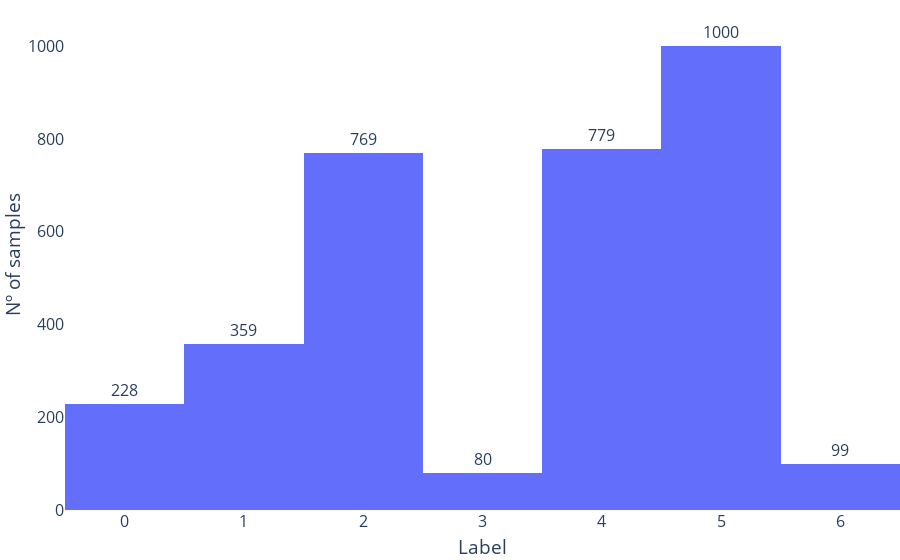

Source (notebook cell):
### Code cell
labels = [label for _, label in undersampled_data]

fig = go.Figure()
fig.add_trace(go.Histogram(x=labels, name='undersampled'))

# increase font size to 14
fig.update_layout(font=dict(size=16))

fig.update_traces(texttemplate='%{y}', textposition='outside')
fig.update_layout(plot_bgcolor='white')
fig.update_yaxes(range=[0, 1100])
fig.update_xaxes(title_text='Label')
fig.update_yaxes(title_text='Nº of samples')
fig.update_layout(margin=dict(l=0, r=0, t=0, b=0))

### Figure 1 — Plotly figure (JSON) as saved in the notebook; plotly's stock layout.template omitted (floating-point values rounded to 4 significant figures; data arrays with more than 128 entries replaced by an {"elided": "..."} marker saying what was removed)
{"data": [{"name": "undersampled", "textposition": "outside", "texttemplate": "%{y}", "type": "histogram", "x": {"elided": "3314 int values"}}], "layout": {"font": {"size": 16}, "margin": {"b": 0, "l": 0, "r": 0, "t": 0}, "plot_bgcolor": "white", "xaxis": {"title": {"text": "Label"}}, "yaxis": {"range": [0, 1100], "title": {"text": "Nº of samples"}}}}
